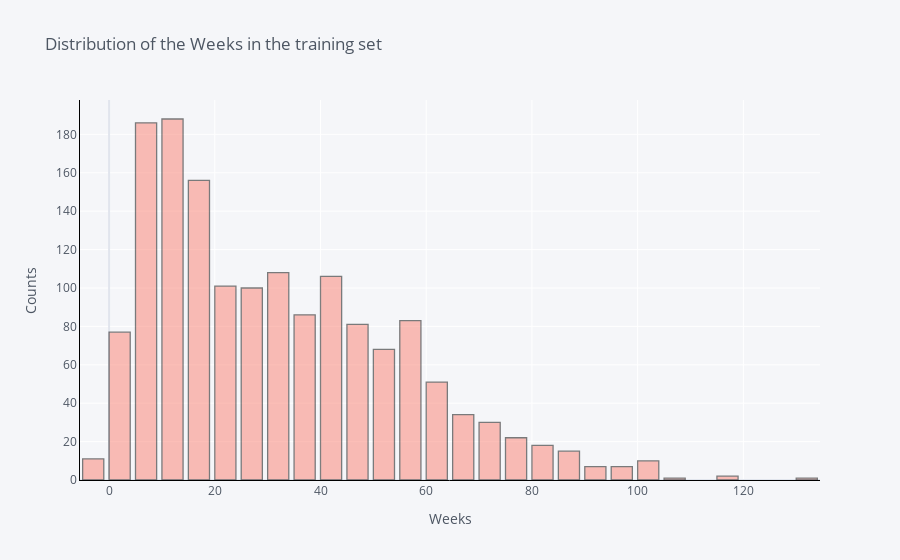

Notebook code cell kept with this figure:
### Code cell
train_df['Weeks'].iplot(kind='hist',
                              xTitle='Weeks', 
                              yTitle='Counts',
                              linecolor='black', 
                              opacity=0.5,
                              color='#FB8072',
                              theme='pearl',
                              bargap=0.2,
                              gridcolor='white',
                              title='Distribution of the Weeks in the training set')

### Figure 1 — Plotly figure (JSON) as saved in the notebook; plotly's stock layout.template omitted (floating-point values rounded to 4 significant figures; data arrays with more than 128 entries replaced by an {"elided": "..."} marker saying what was removed)
{"data": [{"histfunc": "count", "histnorm": "", "marker": {"color": "rgba(251, 128, 114, 1.0)", "line": {"color": "#000000", "width": 1.3}}, "name": "Weeks", "opacity": 0.5, "orientation": "v", "type": "histogram", "x": {"elided": "1549 int values"}}], "layout": {"bargap": 0.2, "barmode": "overlay", "legend": {"bgcolor": "#F5F6F9", "font": {"color": "#4D5663"}}, "paper_bgcolor": "#F5F6F9", "plot_bgcolor": "#F5F6F9", "title": {"font": {"color": "#4D5663"}, "text": "Distribution of the Weeks in the training set"}, "xaxis": {"gridcolor": "white", "linecolor": "black", "showgrid": true, "tickfont": {"color": "#4D5663"}, "title": {"font": {"color": "#4D5663"}, "text": "Weeks"}, "zerolinecolor": "#E1E5ED"}, "yaxis": {"gridcolor": "white", "linecolor": "black", "showgrid": true, "tickfont": {"color": "#4D5663"}, "title": {"font": {"color": "#4D5663"}, "text": "Counts"}, "zerolinecolor": "#E1E5ED"}}}
